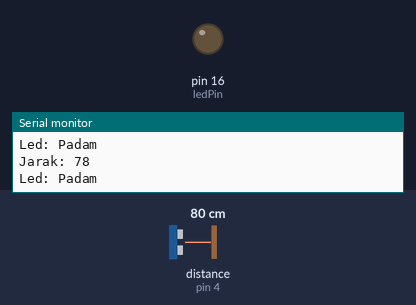
Bench run of a sketch on a simulated Arduino Uno, built with avr-gcc and run on an emulated ATmega328P. On the bench: output pins drawn as LEDs (lit = HIGH), the last lines printed to the serial monitor. Wiring (inferred from the names in the program): ultrasonic range finder: trigger pin 5; echo pin 4. Inputs (shaded band) come from the test bench; at power-on: distance to the obstacle (sensor on pin 4) 80 cm. The echo pulse lasts 58.3 µs per cm; pins used as bus, display or sensor lines are not drawn.

Above: at 2.8 s.
2.9 s: distance to the obstacle (sensor on pin 4) set to 23 cm
5.6 s: distance to the obstacle (sensor on pin 4) set to 18 cm
At 7.4 s:
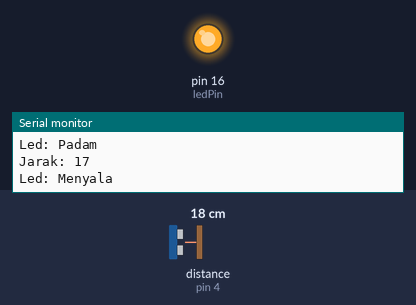
8.3 s: distance to the obstacle (sensor on pin 4) set to 35 cm
At 10.7 s:
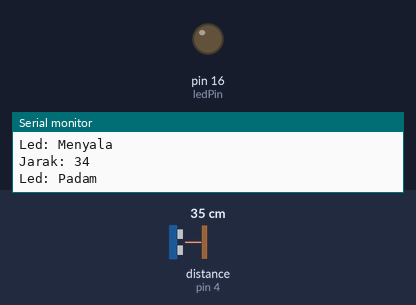
11.5 s: distance to the obstacle (sensor on pin 4) set to 2 cm
At 13.4 s:
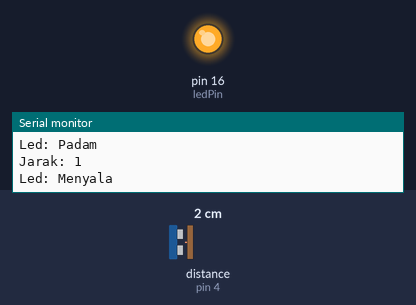
Timing chart, 0 to 14.9 s (numbered marks = the images above; inputs shaded):
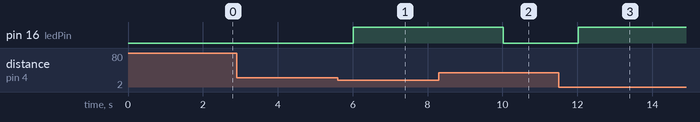

Measured:
- the behaviour switches between 21 and 20 cm on distance to the obstacle (sensor on pin 4) (found by bisection; images 0 and 1)
- after the input at 5.6 s, pin 16 (ledPin): LOW → HIGH after 0.42 s
- after the input at 8.3 s, pin 16 (ledPin): HIGH → LOW after 1.7 s
- after the input at 11.5 s, pin 16 (ledPin): LOW → HIGH after 0.52 s

The sketch:

nodemcu_sensor_ultrasonic.ino
```cpp
// defines pins numbers
const int ledPin = 16;  //D0
const int trigPin = 5;  //D1
const int echoPin = 4;  //D2

// defines variables
long duration;
int distance;

void setup() {
  // put your setup code here, to run once:
  pinMode(ledPin, OUTPUT);
  digitalWrite(ledPin, LOW);
  pinMode(trigPin, OUTPUT); // Sets the trigPin as an Output
  pinMode(echoPin, INPUT); // Sets the echoPin as an Input
  Serial.begin(115200); // Starts the serial communication

}

void loop() {
  // put your main code here, to run repeatedly:
  // Clears the trigPin
  digitalWrite(trigPin, LOW);
  delayMicroseconds(2);

  // Sets the trigPin on HIGH state for 10 micro seconds
  digitalWrite(trigPin, HIGH);
  delayMicroseconds(10);
  digitalWrite(trigPin, LOW);

  // Reads the echoPin, returns the sound wave travel time in microseconds
  duration = pulseIn(echoPin, HIGH);

  // Calculating the distance
  distance = duration * 0.034 / 2;
  // Prints the distance on the Serial Monitor
  Serial.print("Jarak: ");
  Serial.println(distance);

  if (distance < 20) {
    digitalWrite(ledPin, HIGH);
    Serial.println("Led: Menyala");
  } else {
    digitalWrite(ledPin, LOW);
    Serial.println("Led: Padam");
  }
  delay(2000);

}
```
